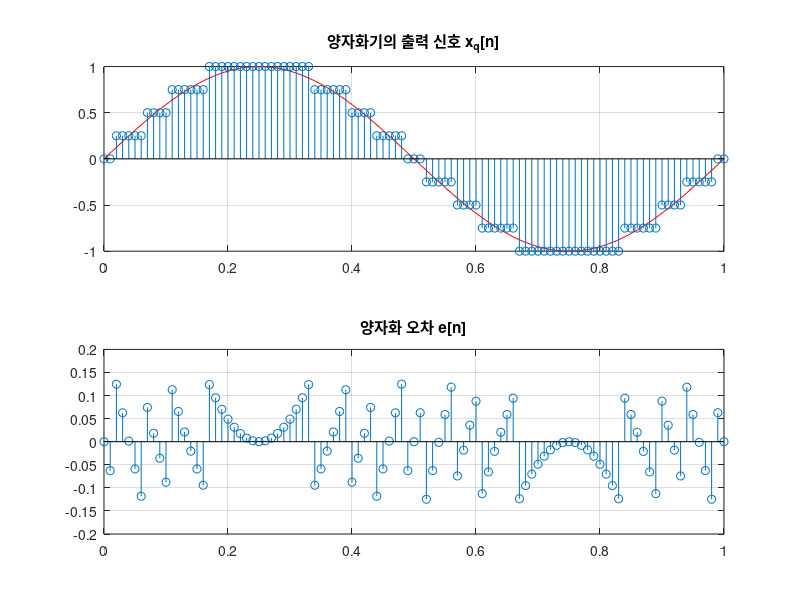

The MATLAB script that drew this image:
%% Quantization.m
% 정현파 x(t) = sin(2πt)를 한 주기에 100개 샘플로 샘플링한 뒤
% b = 3 비트 양자화기로 양자화하고, 양자화 오차 e[n]과 SNR을 구한다.
%   Δ = R / 2^b,  x_q[n] = Δ · round(x[n] / Δ),  e[n] = x_q[n] - x[n]
%   SNR = 10 log10( Σx² / Σe² )

clc; clear; close all;

b = 3;                                          % 양자화 비트 수

t = 0 : 0.01 : 1;                               % 한 주기에 100개 샘플
x = sin(2 * pi * t);                            % 샘플링된 정현파 x[n]

R  = max(x) - min(x);                           % 신호 값의 전체 범위
L  = 2^b;                                       % 양자화 레벨 수
dq = R / L;                                     % 양자화 간격

xq = dq * round(x / dq);                        % 양자화된 신호
eq = xq - x;                                    % 양자화 오차

snr = 10 * log10(sum(x .* x) / sum(eq .* eq));  % 양자화 잡음에 대한 SNR

% 그리기
figure('Position', [100 100 800 600]);

subplot(2, 1, 1);
plot(t, x, 'r'); hold on;
stem(t, xq);
title('양자화기의 출력 신호 x_q[n]'); grid on;

subplot(2, 1, 2);
stem(t, eq);
title('양자화 오차 e[n]'); grid on;

fprintf('양자화기의 SNR은 %.4f dB\n', snr);
